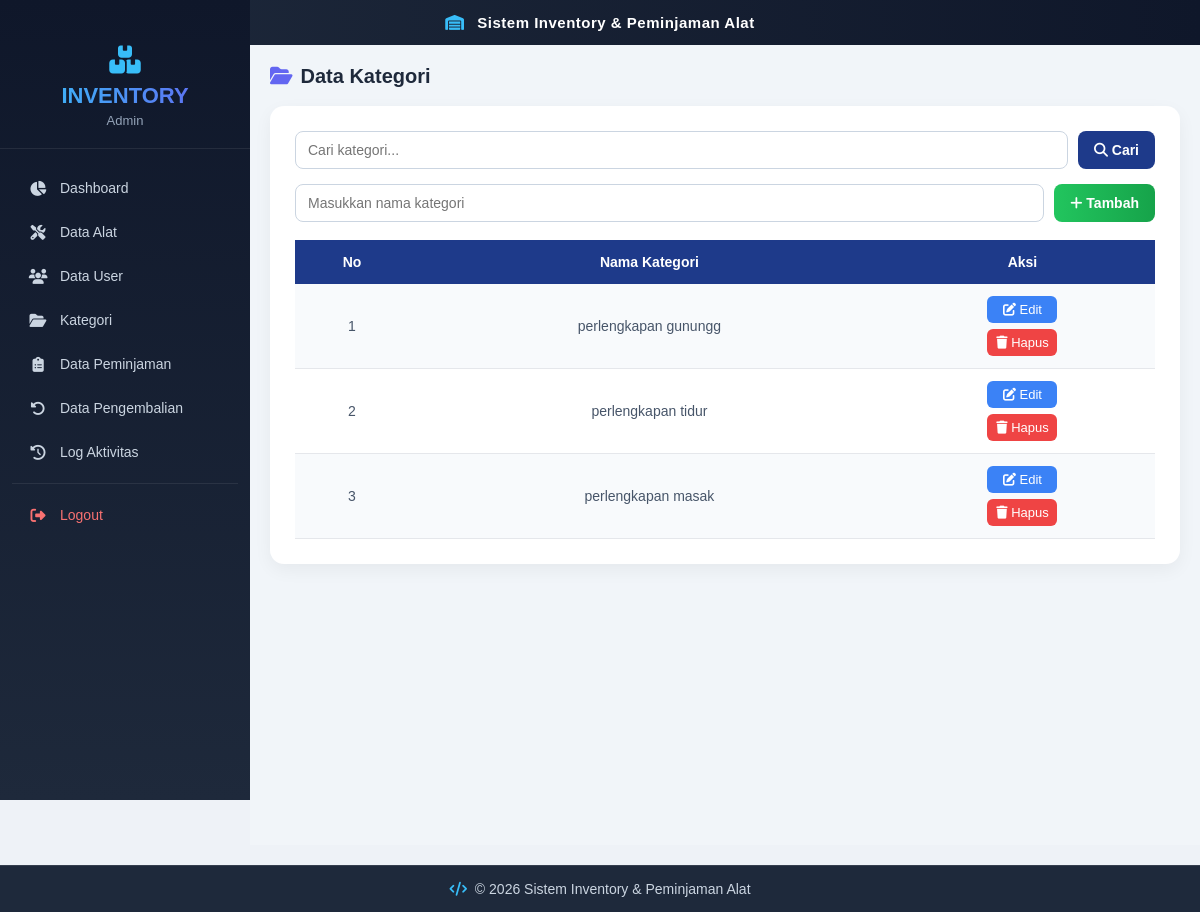
Screenshot of /ukk_1_AndiRizkyRiyanto/views/admin/kategori/tampil_data_kategori.php with the database file from the repository.
### tables this page shows
CREATE TABLE `kategori` (
  `id_kategori` int(11) NOT NULL,
  `nama_kategori` varchar(100) NOT NULL
);

### ukk_1_AndiRizkyRiyanto/models/m_koneksi.php (called while the page is built, shortened)
<?php
class m_koneksi {
    private $host = "localhost";
    private $username = "root";
    private $pass = "";
    private $db = "ukk_1_Andi";
    function __construct() {
        $this->koneksi = new mysqli(
            $this->host,
            $this->username,
            $this->pass,
            $this->db
        );
    }
}
?>

### ukk_1_AndiRizkyRiyanto/controllers/c_kategori.php (called while the page is built, shortened)
<?php
include_once __DIR__ . '/../models/m_kategori.php';
include_once __DIR__ . '/../models/m_koneksi.php';
class c_kategori {
    private $model;
    public function __construct() {
        $db = new m_koneksi();
        $this->model = new m_kategori($db->koneksi);
    }
    public function index() {
        return $this->model->getAll();
    }
}

### ukk_1_AndiRizkyRiyanto/models/m_kategori.php (called while the page is built, shortened)
<?php
class m_kategori {
    private $conn;
    public function __construct($conn) {
        $this->conn = $conn;
    }
    public function getAll() {
        return mysqli_query($this->conn, "SELECT * FROM kategori");
    }
}

### ukk_1_AndiRizkyRiyanto/views/admin/kategori/tampil_data_kategori.php (the view, shortened to what this page needs)
<?php
include_once __DIR__ . '/../../../controllers/c_kategori.php';
$controller = new c_kategori();
$controller->handleAksi();
$data = $controller->index();
$cari = isset($_GET['cari']) ? trim($_GET['cari']) : '';
?>
<?php include __DIR__ . '/../../layout/header.php'; ?>
<?php include __DIR__ . '/../../layout/sidebar.php'; ?>
<div class="main-content">
  <div class="content">
    <div class="page-title"><i class="fas fa-folder-open" style="color:#6366f1; margin-right:8px;"></i>Data Kategori</div>
    <div class="card">
      <form method="GET" class="search-box">
        <input type="text" name="cari" placeholder="Cari kategori..." value="<?= htmlspecialchars($cari); ?>">
        <button type="submit"><i class="fas fa-search"></i> Cari</button>
      </form>
      <form class="form-inline" method="POST">
        <input
          type="text"
          name="nama_kategori"
          placeholder="Masukkan nama kategori"
          required
        >
        <button type="submit" name="tambah" onclick="return confirmTambah()"><i class="fas fa-plus"></i> Tambah</button>
      </form>
      <table class="table">
        <tr>
          <th>No</th>
          <th>Nama Kategori</th>
          <th>Aksi</th>
        </tr>
        <?php
        $no = 1;
        ?>
        <?php if (!empty($data)) : ?>
          <?php foreach ($data as $row) : ?>
            <tr>
              <td><?= $no++; ?></td>
              <td><?= htmlspecialchars($row['nama_kategori']); ?></td>
              <td>
                <div class="aksi-btn">
                  <a href="<?= BASE_URL ?>views/admin/kategori/edit_kategori.php?id=<?= $row['id_kategori']; ?>" class="btn-edit">
                    <i class="fas fa-edit"></i> Edit
                  </a>
                  <a href="?hapus=<?= $row['id_kategori']; ?>"
                     class="btn-hapus"
                     onclick="return confirm('Yakin hapus data ini?')">
                    <i class="fas fa-trash"></i> Hapus
                  </a>
                </div>
              </td>
            </tr>
          <?php endforeach; ?>
        <?php else : ?>
          <tr>
            <td colspan="3">Data kategori belum ada</td>
          </tr>
        <?php endif; ?>
      </table>
    </div>
  </div>
</div>
<?php include __DIR__ . '/../../layout/footer.php'; ?>

### ukk_1_AndiRizkyRiyanto/views/layout/header.php (style rules this page uses)
* { margin:0; padding:0; box-sizing:border-box; font-family:'Inter','Segoe UI',sans-serif; }
body { background:#eef2f7; }
.content { max-width:100%; width:100%; }
.page-title { text-align:left; font-size:22px; font-weight:bold; margin-bottom:25px; color:#1e293b; }
.card { background:#fff; padding:25px; border-radius:14px; box-shadow:0 8px 20px rgba(0,0,0,0.06); }
.form-inline { display:flex; gap:10px; margin-bottom:20px; }
.form-inline input { flex:1; padding:10px 14px; border-radius:8px; border:1px solid #cbd5e1; }
.form-inline button { padding:10px 18px; border-radius:8px; border:none; background:#22c55e; color:#fff; cursor:pointer; }
.table { width:100%; border-collapse:collapse; }
.table th { background:#6366f1; color:#fff; padding:12px; }
.table td { padding:12px; text-align:center; border-bottom:1px solid #e5e7eb; }
.btn-edit { background:#3b82f6; }
.btn-hapus { background:#ef4444; }

### ukk_1_AndiRizkyRiyanto/views/layout/sidebar.php (style rules this page uses)
body { margin: 0; font-family: 'Inter','Segoe UI', sans-serif; }
.main, .main-content { margin-left: 250px !important; padding: 20px; background: #f1f5f9; min-height: 100vh; flex: 1; width: calc(100% - 250px); box-sizing: border-box; }

### ukk_1_AndiRizkyRiyanto/views/admin/kategori/tampil_data_kategori.php (style rules this page uses)
* { margin:0; padding:0; box-sizing:border-box; font-family:Arial, sans-serif; }
.main-content { padding:20px; background:#f1f5f9; min-height:100vh; }
.page-title { font-size:20px; font-weight:600; margin-bottom:18px; }
.card { background:#ffffff; padding:25px; border-radius:14px; box-shadow:0 6px 18px rgba(0,0,0,0.05); }
.search-box { display:flex; gap:10px; margin-bottom:15px; }
.search-box input { flex:1; padding:10px 12px; border-radius:8px; border:1px solid #cbd5e1; font-size:14px; }
.search-box button { background:#1e3a8a; color:white; border:none; padding:10px 16px; border-radius:8px; font-size:14px; font-weight:600; cursor:pointer; }
.form-inline { display:flex; gap:10px; margin-bottom:18px; }
.form-inline input { flex:1; padding:10px 12px; border-radius:8px; border:1px solid #cbd5e1; font-size:14px; }
.form-inline button { background:linear-gradient(90deg, #22c55e, #16a34a); color:white; border:none; padding:10px 16px; border-radius:8px; font-size:14px; font-weight:600; cursor:pointer; }
.table { width:100%; border-collapse:collapse; font-size:14px; }
.table th { background:#1e3a8a; color:white; padding:14px 10px; text-align:center; font-weight:600; }
.table td { padding:12px 10px; text-align:center; color:#475569; border-bottom:1px solid #e5e7eb; }
.table tr:nth-child(even) { background:#f8fafc; }
.aksi-btn { display:flex; flex-direction:column; gap:6px; align-items:center; }
.aksi-btn a { width:70px; text-align:center; }
.btn-edit { background:#3b82f6; color:white; padding:6px 0; border-radius:6px; text-decoration:none; font-size:13px; font-weight:500; }
.btn-hapus { background:#ef4444; color:white; padding:6px 0; border-radius:6px; text-decoration:none; font-size:13px; font-weight:500; }

### rows the page displays
kategori: nama_kategori "perlengkapan gunungg"
kategori: nama_kategori "perlengkapan tidur"
kategori: nama_kategori "perlengkapan masak"

### other values shown
$role "Admin"
